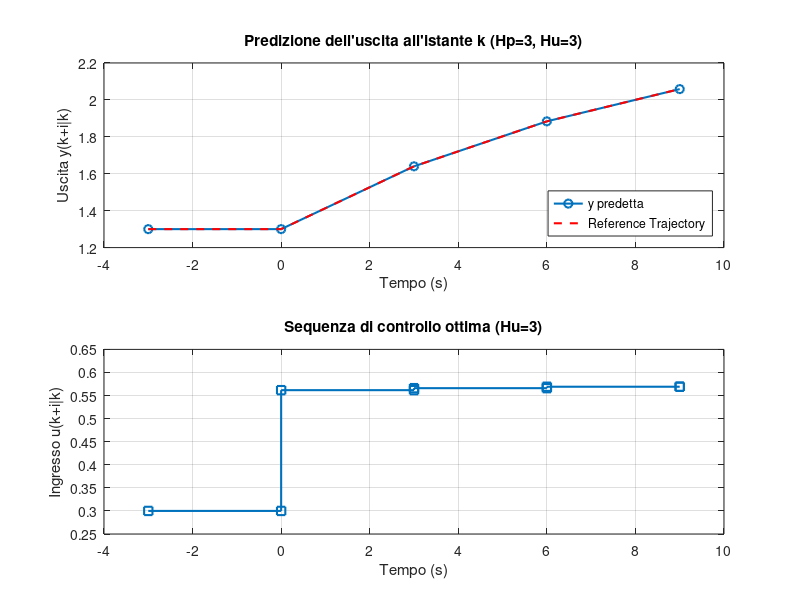

Source code (MATLAB):
%% ESERCIZIO 3 - Controllo Predittivo (MPC) con c = 3
clear; clc; close all;

% --- Parametri del Processo ---
num = 1.3;
den = [1 -0.7];
Ts = 3;              % Tempo di campionamento (sec)

Hp = 3;              % Orizzonte di predizione (9 sec)
Hu = 3;              % Orizzonte di controllo (3 mosse)
set_point = 2.5;     % Traiettoria di set-point s(k+i)
Tref = 9;            % Costante di tempo della reference trajectory

u_prec = 0.3;        % u(k-1)
y_prec = 1.3;        % y(k-1)
y_attuale = 1.3;     % y(k)

fprintf('--- ESERCIZIO 3: Calcolo matrice ottima all''istante k ---\n');

% 1. Calcolo della Reference Trajectory agli istanti P1=1, P2=2, P3=3
epsilon_attuale = set_point - y_attuale; 

% La formula per l'errore è: e(k+i) = e(k) * exp(-i * Ts / Tref)
epsilon_P1 = epsilon_attuale * exp(-(1 * Ts) / Tref);
epsilon_P2 = epsilon_attuale * exp(-(2 * Ts) / Tref);
epsilon_P3 = epsilon_attuale * exp(-(3 * Ts) / Tref);

ref_P1 = set_point - epsilon_P1;
ref_P2 = set_point - epsilon_P2;
ref_P3 = set_point - epsilon_P3;

% Vettore colonna della traiettoria di riferimento
R_ref = [ref_P1; ref_P2; ref_P3];

% 2. Risposta Libera del sistema negli istanti P1, P2, P3
y_libera_P1 = 0.7 * y_attuale + 1.3 * u_prec;
y_libera_P2 = 0.7 * y_libera_P1 + 1.3 * u_prec;
y_libera_P3 = 0.7 * y_libera_P2 + 1.3 * u_prec;

% Vettore colonna della risposta libera
Y_free = [y_libera_P1; y_libera_P2; y_libera_P3];

% 3. Risposta Forzata al gradino unitario
step_response = zeros(Hu, 1);
step_response(1) = 1.3;
for j = 2:Hu
    step_response(j) = 0.7 * step_response(j-1) + 1.3;
end

% 4. Creazione della Matrice Dinamica S (triangolare inferiore)
% Poiché abbiamo 3 incognite e 3 equazioni
Matrice_Step = [
    step_response(1), 0,                0;
    step_response(2), step_response(1), 0;
    step_response(3), step_response(2), step_response(1)
];

% 5. Risoluzione del sistema lineare per trovare le 3 mosse ottime
% Y_predetta = Y_free + Matrice_Step * Delta_U
% Imponendo Y_predetta = R_ref, troviamo Delta_U:
Delta_U = Matrice_Step \ (R_ref - Y_free);

% Estraiamo la prima mossa, che è l'unica che verrà effettivamente applicata (Receding Horizon)
delta_u_hat_1 = Delta_U(1);
delta_u_hat_2 = Delta_U(2);
delta_u_hat_3 = Delta_U(3);

u_hat_1 = u_prec + delta_u_hat_1;
u_hat_2 = u_hat_1 + delta_u_hat_2;
u_hat_3 = u_hat_2 + delta_u_hat_3;

% Stampe a video dei risultati
fprintf('Traiettoria di riferimento R:\n');
disp(R_ref);
fprintf('Risposta libera Y_free:\n');
disp(Y_free);
fprintf('Matrice Dinamica S:\n');
disp(Matrice_Step);
fprintf('Vettore delle variazioni di controllo ottime Delta_U:\n');
disp(Delta_U);
fprintf('----> u(k|k) OTTIMA DA APPLICARE: %.4f\n\n', u_hat_1);

%% --- GRAFICI ESERCIZIO 3 (Mostrati a video ma non salvati) ---
% Calcolo dell'uscita predetta totale
Y_pred = Y_free + Matrice_Step * Delta_U;

% Generazione degli assi per il plot (da k-1 a k+3)
time_pred = (-1:Hp) * Ts; % Array dei tempi: -3, 0, 3, 6, 9 sec

% Vettori per il plot
y_plot = [y_prec, y_attuale, Y_pred(1), Y_pred(2), Y_pred(3)];
u_plot = [u_prec, u_hat_1, u_hat_2, u_hat_3, u_hat_3]; % L'ultimo valore si mantiene costante
ref_plot = [y_prec, y_attuale, ref_P1, ref_P2, ref_P3];

figure('Name', 'MPC Esercizio 3 - Predizione k');
subplot(2,1,1);
plot(time_pred, y_plot, '-o', 'LineWidth', 1.5); hold on;
plot(time_pred, ref_plot, '--r', 'LineWidth', 1.5);
xlabel('Tempo (s)'); ylabel('Uscita y(k+i|k)');
title('Predizione dell''uscita all''istante k (Hp=3, Hu=3)');
legend('y predetta', 'Reference Trajectory', 'Location', 'SouthEast');
grid on;

subplot(2,1,2);
stairs(time_pred, u_plot, '-s', 'LineWidth', 1.5);
xlabel('Tempo (s)'); ylabel('Ingresso u(k+i|k)');
title('Sequenza di controllo ottima (Hu=3)');
grid on;

% Salva SOLO il file .mat nel Workspace per la professoressa
save('Dati_Esercizio_3.mat');
